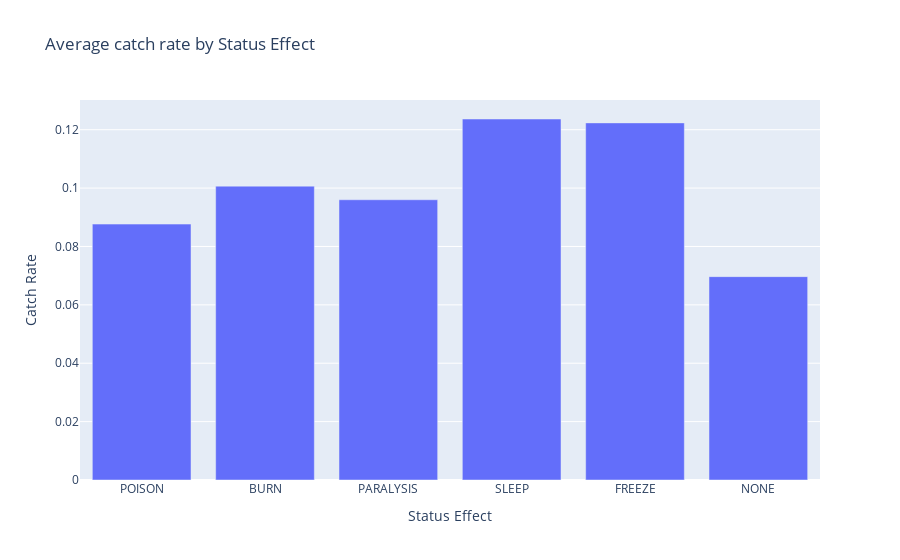

Here is the notebook cell this chart was saved with:
### Code cell
fig = px.bar(
    x = list(map(lambda status : status.name, catchrate_by_variant.keys())), 
    y = list(catchrate_by_variant.values()), 
    title = "Average catch rate by Status Effect",
    labels= {
        "x": "Status Effect",
        "y": "Catch Rate"
    }
)
fig.show()

### Figure 1 — Plotly figure (JSON) as saved in the notebook; plotly's stock layout.template omitted (floating-point values rounded to 4 significant figures)
{"data": [{"alignmentgroup": "True", "hovertemplate": "Status Effect=%{x}<br>Catch Rate=%{y}<extra></extra>", "legendgroup": "", "marker": {"color": "#636efa", "pattern": {"shape": ""}}, "name": "", "offsetgroup": "", "orientation": "v", "showlegend": false, "textposition": "auto", "type": "bar", "x": ["POISON", "BURN", "PARALYSIS", "SLEEP", "FREEZE", "NONE"], "xaxis": "x", "y": [0.08767, 0.1007, 0.096, 0.1237, 0.1223, 0.06967], "yaxis": "y"}], "layout": {"barmode": "relative", "legend": {"tracegroupgap": 0}, "title": {"text": "Average catch rate by Status Effect"}, "xaxis": {"anchor": "y", "domain": [0, 1], "title": {"text": "Status Effect"}}, "yaxis": {"anchor": "x", "domain": [0, 1], "title": {"text": "Catch Rate"}}}}
